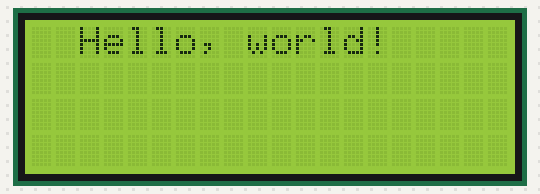
Bench run of a sketch on a simulated Arduino Uno, built with avr-gcc and run on an emulated ATmega328P. Parts: 20×4 character LCD.

Above: at 0.1 s.
At 7.1 s:
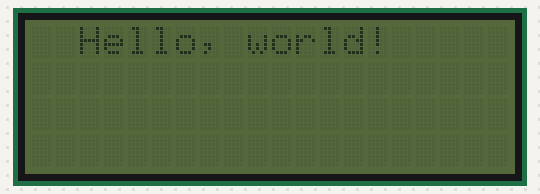
At 14.1 s:
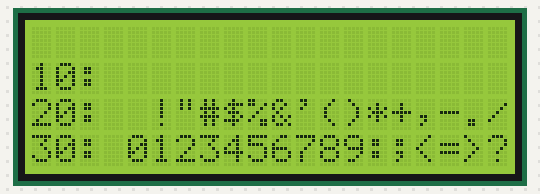
At 18.2 s:
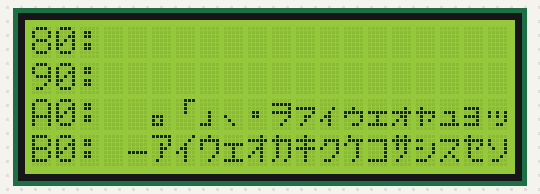
At 20.2 s:
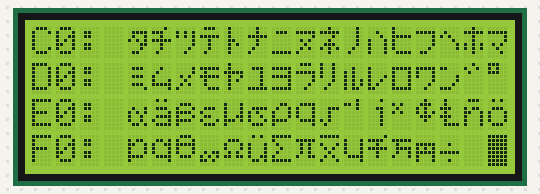
At 38.2 s:
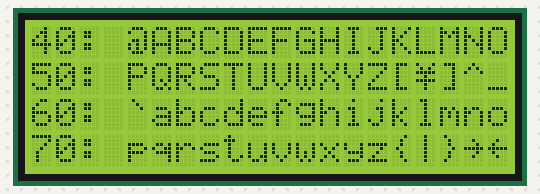

Measured:
- what the display in image 1 shows lasts 1.0 s, from 7.1 s to 8.1 s
- what the display in image 2 shows lasts 2.0 s, from 14.1 s to 16.1 s

The sketch:

demo.ino
```cpp
#include "LiquidCrystal.h"

LiquidCrystal lcd(0);  // 0 = I2C LCD address 0x20, 1 = I2C LCD address 0x21

void setup()
{
  //lcd.begin(16,2);
  lcd.begin(20,4);
}


void loop()
{
  lcd.clear();
  lcd.setCursor(2,0);
  lcd.print("Hello, world!");
  delay(1000);

  flipDisplay();
  flipBacklight();
  waitAnimation(3);
  //displayCharset16x2();
  displayCharset20x4();
}

void flipDisplay() {
  lcd.noDisplay();
  delay(1000);
  lcd.display();
  delay(1000);
  lcd.noDisplay();
  delay(1000);
  lcd.display();
  delay(1000);
}

void flipBacklight() {
  lcd.setBacklight(0);
  delay(1000);
  lcd.setBacklight(1);
  delay(1000);
  lcd.setBacklight(0);
  delay(1000);
  lcd.setBacklight(1);
}

void waitAnimation(int count) {
  for (int i = 0; i < count; i++) {
    lcd.setCursor(8,1);
    lcd.print('\x7C');  // '|'
    delay(500);

    lcd.setCursor(8,1);
    lcd.print('\x2F');  // '/'
    delay(500);

    lcd.setCursor(8,1);
    lcd.print('\x2D');  // '-'
    delay(500);

    lcd.setCursor(8,1);
    lcd.print('\x5C');  // '\'
    delay(500);
  }
}

void displayCharset16x2() {
  lcd.clear();
  lcd.setCursor(0,0); for (int i = 0x00; i <= 0x0F; i++) lcd.print((char)i);
  lcd.setCursor(0,1); for (int i = 0x10; i <= 0x1F; i++) lcd.print((char)i);
  delay(2000);

  lcd.clear();
  lcd.setCursor(0,0); for (int i = 0x20; i <= 0x2F; i++) lcd.print((char)i);
  lcd.setCursor(0,1); for (int i = 0x30; i <= 0x3F; i++) lcd.print((char)i);
  delay(2000);

  lcd.clear();
  lcd.setCursor(0,0); for (int i = 0x40; i <= 0x4F; i++) lcd.print((char)i);
  lcd.setCursor(0,1); for (int i = 0x50; i <= 0x5F; i++) lcd.print((char)i);
  delay(2000);

  lcd.clear();
  lcd.setCursor(0,0); for (int i = 0x60; i <= 0x6F; i++) lcd.print((char)i);
  lcd.setCursor(0,1); for (int i = 0x70; i <= 0x7F; i++) lcd.print((char)i);
  delay(2000);

  lcd.clear();
  lcd.setCursor(0,0); for (int i = 0x80; i <= 0x8F; i++) lcd.print((char)i);
  lcd.setCursor(0,1); for (int i = 0x90; i <= 0x9F; i++) lcd.print((char)i);
  delay(2000);

  lcd.clear();
  lcd.setCursor(0,0); for (int i = 0xA0; i <= 0xAF; i++) lcd.print((char)i);
  lcd.setCursor(0,1); for (int i = 0xB0; i <= 0xBF; i++) lcd.print((char)i);
  delay(2000);

  lcd.clear();
  lcd.setCursor(0,0); for (int i = 0xC0; i <= 0xCF; i++) lcd.print((char)i);
  lcd.setCursor(0,1); for (int i = 0xD0; i <= 0xDF; i++) lcd.print((char)i);
  delay(2000);

  lcd.clear();
  lcd.setCursor(0,0); for (int i = 0xE0; i <= 0xEF; i++) lcd.print((char)i);
  lcd.setCursor(0,1); for (int i = 0xF0; i <= 0xFF; i++) lcd.print((char)i);
  delay(2000);
}

void displayCharset20x4() {
  lcd.clear();
  lcd.setCursor(0,0); //lcd.print("00: "); /for (int i = 0x00; i <= 0x4F; i++) lcd.print((char)i);
  lcd.setCursor(0,1); lcd.print("10: "); for (int i = 0x10; i <= 0x1F; i++) lcd.print((char)i);
  lcd.setCursor(0,2); lcd.print("20: "); for (int i = 0x20; i <= 0x2F; i++) lcd.print((char)i);
  lcd.setCursor(0,3); lcd.print("30: "); for (int i = 0x30; i <= 0x3F; i++) lcd.print((char)i);
  delay(2000);

  lcd.clear();
  lcd.setCursor(0,0); lcd.print("40: "); for (int i = 0x40; i <= 0x4F; i++) lcd.print((char)i);
  lcd.setCursor(0,1); lcd.print("50: "); for (int i = 0x50; i <= 0x5F; i++) lcd.print((char)i);
  lcd.setCursor(0,2); lcd.print("60: "); for (int i = 0x60; i <= 0x6F; i++) lcd.print((char)i);
  lcd.setCursor(0,3); lcd.print("70: "); for (int i = 0x70; i <= 0x7F; i++) lcd.print((char)i);
  delay(2000);

  lcd.clear();
  lcd.setCursor(0,0); lcd.print("80: "); for (int i = 0x80; i <= 0x8F; i++) lcd.print((char)i);
  lcd.setCursor(0,1); lcd.print("90: "); for (int i = 0x90; i <= 0x9F; i++) lcd.print((char)i);
  lcd.setCursor(0,2); lcd.print("A0: "); for (int i = 0xA0; i <= 0xAF; i++) lcd.print((char)i);
  lcd.setCursor(0,3); lcd.print("B0: "); for (int i = 0xB0; i <= 0xBF; i++) lcd.print((char)i);
  delay(2000);

  lcd.clear();
  lcd.setCursor(0,0); lcd.print("C0: "); for (int i = 0xC0; i <= 0xCF; i++) lcd.print((char)i);
  lcd.setCursor(0,1); lcd.print("D0: "); for (int i = 0xD0; i <= 0xDF; i++) lcd.print((char)i);
  lcd.setCursor(0,2); lcd.print("E0: "); for (int i = 0xE0; i <= 0xEF; i++) lcd.print((char)i);
  lcd.setCursor(0,3); lcd.print("F0: "); for (int i = 0xF0; i <= 0xFF; i++) lcd.print((char)i);
  delay(2000);
}
```

MCP23008.cpp
```cpp
// (licence header left out)
#include <Wire.h>
#include <avr/pgmspace.h>
#include "MCP23008.h"
#include <Arduino.h>


////////////////////////////////////////////////////////////////////////////////
// RTC_DS1307 implementation

void MCP23008::begin(uint8_t addr) {
  if (addr > 7) {
    addr = 7;
  }
  i2caddr = addr;

  Wire.begin();

  // set defaults!
  Wire.beginTransmission(MCP23008_ADDRESS | i2caddr);
  Wire.write(MCP23008_IODIR);
  Wire.write(0xFF);  // all inputs
  Wire.write(0x00);
  Wire.write(0x00);
  Wire.write(0x00);
  Wire.write(0x00);
  Wire.write(0x00);
  Wire.write(0x00);
  Wire.write(0x00);
  Wire.write(0x00);
  Wire.write(0x00);
  Wire.endTransmission();

}

void MCP23008::begin(void) {
  begin(0);
}

void MCP23008::pinMode(uint8_t p, uint8_t d) {
  uint8_t iodir;


  // only 8 bits!
  if (p > 7)
    return;

  // read the current IODIR
  Wire.beginTransmission(MCP23008_ADDRESS | i2caddr);
  Wire.write(MCP23008_IODIR);
  Wire.endTransmission();

  Wire.requestFrom(MCP23008_ADDRESS | i2caddr, 1);
  iodir = Wire.read();

  // set the pin and direction
  if (d == INPUT) {
    iodir |= 1 << p;
  } else {
    iodir &= ~(1 << p);
  }

  // write the new IODIR
  Wire.beginTransmission(MCP23008_ADDRESS | i2caddr);
  Wire.write(MCP23008_IODIR);
  Wire.write(iodir);
  Wire.endTransmission();
}


void MCP23008::digitalWrite(uint8_t p, uint8_t d) {
  uint8_t gpio;

  // only 8 bits!
  if (p > 7)
    return;

  // read the current GPIO output latches
  Wire.beginTransmission(MCP23008_ADDRESS | i2caddr);
  Wire.write(MCP23008_OLAT);
  Wire.endTransmission();

  Wire.requestFrom(MCP23008_ADDRESS | i2caddr, 1);
  gpio = Wire.read();

  // set the pin and direction
  if (d == HIGH) {
    gpio |= 1 << p;
  } else {
    gpio &= ~(1 << p);
  }

  // write the new GPIO
  Wire.beginTransmission(MCP23008_ADDRESS | i2caddr);
  Wire.write(MCP23008_GPIO);
  Wire.write(gpio);
  Wire.endTransmission();
}

void MCP23008::pullUp(uint8_t p, uint8_t d) {
  uint8_t gppu;

  // only 8 bits!
  if (p > 7)
    return;

  // read the current pullup resistor set
  Wire.beginTransmission(MCP23008_ADDRESS | i2caddr);
  Wire.write(MCP23008_GPPU);
  Wire.endTransmission();

  Wire.requestFrom(MCP23008_ADDRESS | i2caddr, 1);
  gppu = Wire.read();

  // set the pin and direction
  if (d == HIGH) {
    gppu |= 1 << p;
  } else {
    gppu &= ~(1 << p);
  }

  // write the new GPIO
  Wire.beginTransmission(MCP23008_ADDRESS | i2caddr);
  Wire.write(MCP23008_GPPU);
  Wire.write(gppu);
  Wire.endTransmission();
}

uint8_t MCP23008::digitalRead(uint8_t p) {
  // only 8 bits!
  if (p > 7)
    return 0;

  // read the current GPIO
  Wire.beginTransmission(MCP23008_ADDRESS | i2caddr);
  Wire.write(MCP23008_GPIO);
  Wire.endTransmission();

  Wire.requestFrom(MCP23008_ADDRESS | i2caddr, 1);
  return (Wire.read() >> p) & 0x1;
}
```

MCP23008.h
```cpp
// i2c expander library - slow I/O!

// also works with the MCP23009

// Don't forget the Wire library
class MCP23008 {
public:
  void begin(uint8_t addr);
  void begin(void);

  void pinMode(uint8_t p, uint8_t d);
  void digitalWrite(uint8_t p, uint8_t d);
  void pullUp(uint8_t p, uint8_t d);
  uint8_t digitalRead(uint8_t p);

 private:
  uint8_t i2caddr;
};

#define MCP23008_ADDRESS 0x20

// registers
#define MCP23008_IODIR 0x00
#define MCP23008_IPOL 0x01
#define MCP23008_GPINTEN 0x02
#define MCP23008_DEFVAL 0x03
#define MCP23008_INTCON 0x04
#define MCP23008_IOCON 0x05
#define MCP23008_GPPU 0x06
#define MCP23008_INTF 0x07
#define MCP23008_INTCAP 0x08
#define MCP23008_GPIO 0x09
#define MCP23008_OLAT 0x0A
```
